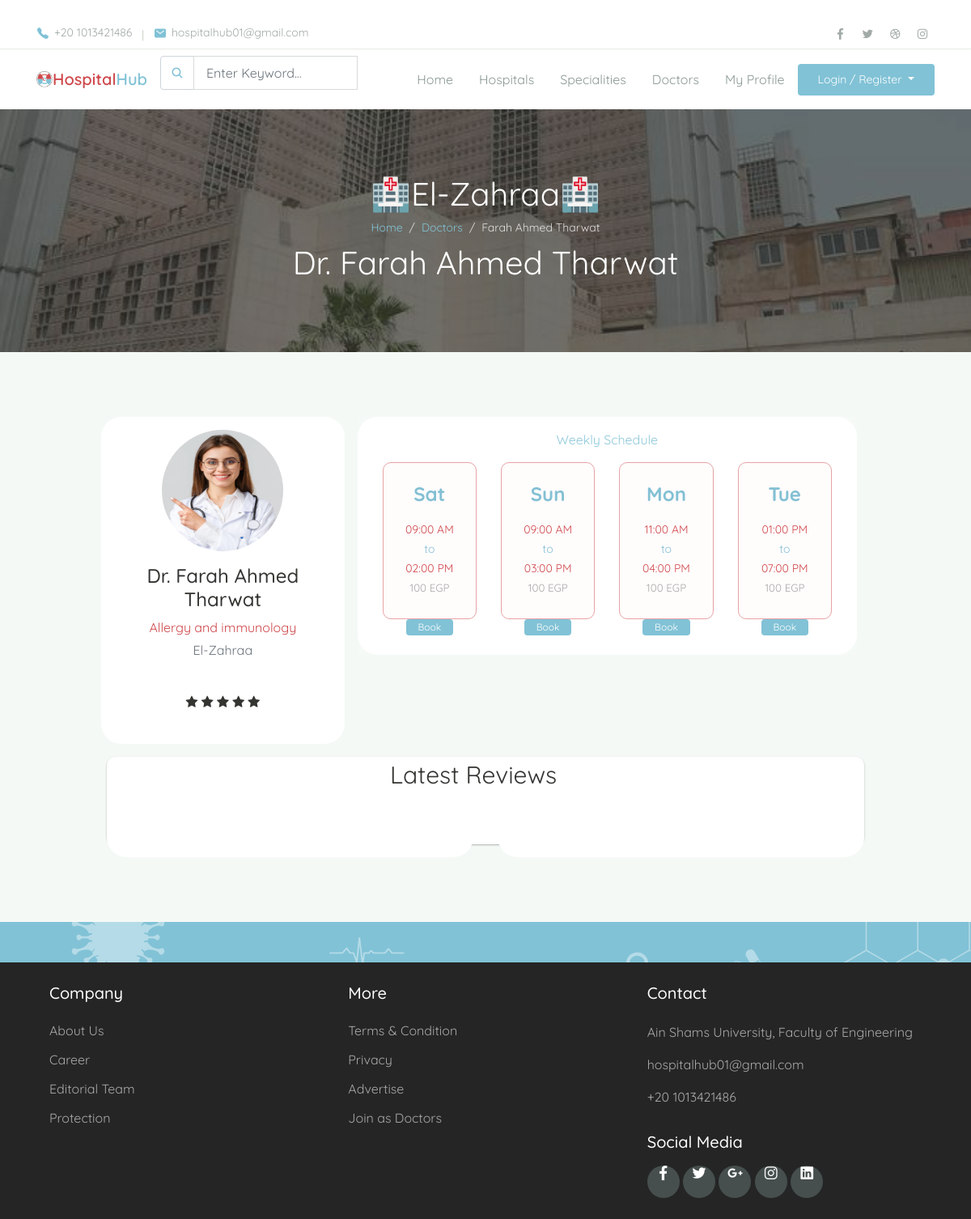
The page /h/patient/book_appointment/Farah Tharwat on the database its author committed.
### hospital_hub/models.py (models this page shows, shortened)
class Hospital(models.Model):
    name = models.CharField(max_length=100)
    city = models.ForeignKey(City, on_delete=models.PROTECT, null=True)
    specialities = models.ManyToManyField(Speciality, blank=True, null=True)
    image = models.ImageField(
        upload_to="media/", null=True, default="media/no_hospital_img.png")
    def __str__(self):
        return self.name

class User(AbstractBaseUser):
    username = models.CharField(max_length=255, unique=True)
    email = models.EmailField(
        verbose_name='email address', max_length=255, unique=True)
    full_name = models.CharField(max_length=255, blank=True, null=True)
    phone_number = models.IntegerField()
    city = models.ForeignKey(City, on_delete=models.PROTECT, null=True)
    owner = models.BooleanField(default=False)  # can login
    admin = models.BooleanField(default=False)  # staff user non superuser
    doctor = models.BooleanField(default=False)  # superuser
    patient = models.BooleanField(default=False)  # superuser
    staff = models.BooleanField(default=False)  # necessary
    age   =models.IntegerField(null=True,blank=True)
    created_at = models.DateTimeField(auto_now_add=True,null=True,blank=True)
    image = models.ImageField(
        default="media/no_profile_img.png", upload_to="media/")
    USERNAME_FIELD = 'username'  # username
    EMAIL_FIELD = 'email'  # Email
    REQUIRED_FIELDS = ['email', 'full_name', 'phone_number']
    objects = UserManager()

class Doctor(models.Model):
    my_account = models.ForeignKey(
        User, on_delete=models.CASCADE, related_name="my_doctor")
    is_employed = models.BooleanField(default=False)
    speciality = models.ForeignKey(
        Speciality, on_delete=models.CASCADE, related_name="doctors")
    hospital = models.ForeignKey(
        Hospital, on_delete=models.SET_NULL, related_name="my_doctors", null=True, blank=True)
    is_notified = models.BooleanField(default=False);

class Speciality(models.Model):
    name = models.CharField(max_length=100, unique=True)
    image = models.ImageField(upload_to="media/", null=True, default=None)
    def __str__(self):
        return self.name

class Schedule(models.Model):
    day = models.CharField(max_length=50)
    doctor = models.ForeignKey(
        Doctor, on_delete=models.CASCADE, related_name="dailyschedule")
    start_time = models.TimeField()
    end_time = models.TimeField()
    price = models.IntegerField()
    patient_count = models.IntegerField()

### hospital_hub/views.py (the view, shortened to what this page needs)
    def ViewDoctorProfile(request, doctor_name):
        doc_account = User.objects.filter(username=doctor_name, doctor=True)
        if doc_account.count() == 1:
            doctor = doc_account.first().my_doctor.first()
            hospital = doctor.hospital
            reviews = doctor .my_reviews.all()
            schedules = doctor .dailyschedule.all()
            schedule_abbreviation_days = []
            patient_account = User.objects.filter(
                username=request.user.username, patient=True).first()
            total_reviews = 0
            reviews_left = []
            reviews_right = []
            if reviews.count():
                total_reviews = int(total_reviews/reviews.count())
            days = ['Monday', 'Tuesday', 'Wednesday',
                    'Thursday', 'Friday', 'Saturday', 'Sunday']
            for schedule in schedules:
                nextday = next_weekday(
                    datetime.datetime.today(), days.index(schedule.day))
                next_month_dates_waiting = []
                patients_ahead = AppointmentModel.objects.filter(
                    doctor=doctor, appt_date=nextday.date()).count()
                next_month_dates_waiting.append([nextday, patients_ahead])
                for j in range(3):
                    nextday = nextday + datetime.timedelta(7)
                    patients_ahead = AppointmentModel.objects.filter(
                        doctor=doctor, appt_date=nextday.date()).count()
                    next_month_dates_waiting.append([nextday, patients_ahead])
                schedule_abbreviation_days.append(
                    [[schedule, schedule.day[0:3]], next_month_dates_waiting])
            return render(request, "hospital_hub/Patient/book_appointment.html", {
                "doctor": doctor,
                "account": doc_account.first(),
                "hospital": hospital,
                "schedules": schedule_abbreviation_days,
                "reviews": reviews,
                "reviews_left": reviews_left,
                "reviews_right": reviews_right,
                "total_reviews": total_reviews,
            })
        else:
            specialities = Speciality.objects.all()
            return render(request, "hospital_hub/Patient/view_specialities.html", {
                "message": "No doctor by this name exitsts in your hospital.",
                "specialities": specialities,
            })

### hospital_hub/templates/hospital_hub/Patient/book_appointment.html (shortened to what this page needs)
﻿{%extends 'hospital_hub/Patient/patient_layout.html'%}
{%load static%}
{%block body%}
<link rel="stylesheet" href="https://cdnjs.cloudflare.com/ajax/libs/font-awesome/4.7.0/css/font-awesome.min.css">
<div class="page-banner overlay-dark bg-image" style="background-image: url(../../../static/hospital_hub/assets/img/bg_image_1.jpg);">
    <div class="banner-section">
        <div class="container text-center wow fadeInUp">
            <h1 class="font-weight-normal">🏥{{hospital.name}}🏥</h1>
            <nav aria-label="Breadcrumb">
                <ol class="breadcrumb breadcrumb-dark bg-transparent justify-content-center py-0 mb-2">
                    <li class="breadcrumb-item">
                        <a href="{%url 'patient_home'%}">Home</a>
                    </li>
                    <li class="breadcrumb-item active" aria-current="page">
                        <a href="{%url 'patient_view_doctors'%}"> Doctors </a>
                    </li>
                    <li class="breadcrumb-item active" aria-current="page"> {{account.full_name}} </li>
                </ol>
            </nav>
            <h1 class="font-weight-normal">Dr. {{account.full_name}} </h1>
        </div>
    </div>
</div>
<div class="page-section bg-light">
    <div class="container">
        <div class="row justify-content-center">
            <div class="col-lg-10">
                <div class="row">
                    <div class="row gutters-sm" style="width:100%">
                        <div class="col-md-4 mb-3">
                            <div class="card ">
                                <div class="card-body">
                                    <div class="d-flex flex-column align-items-center text-center">
                                        <img src="{{account.image.url}}" alt="Profile Picture" class="rounded-circle" width="150" height="150">
                                        <div class="mt-3">
                                            <h4 style="font-size:auto;">Dr. {{account.full_name}}</h4>
                                            <p class="text-secondary mb-1">{{doctor.speciality}}</p>
                                            <p class="text-muted font-size-sm">{{hospital}}</p>
                                            <br>
                                            <div class="row align-items-center" style="margin:auto; display:block;">
                                                {% for i in '01234'|make_list %}
                                                {%if forloop.counter <= total_reviews%}
                                                <span class="fa fa-star checked"></span>
                                                {%else%}
                                                <span class="fa fa-star "></span>
                                                {%endif%}
                                                {% endfor %}
                                            </div>
                                            <br>
                                        </div>
                                    </div>
                                </div>
                            </div>
                        </div>
                        <div class="col-md-8 ">
                            <div class="card mb-3">
                                <div class="card2-body test">
                                    <section id="working-time" class="working-time" style="align-content:center">
                                        <div>
                                            <p class="text-primary">Weekly Schedule</p>
                                        </div>
                                        <div class="container">
                                            <div class="row">
                                                {%for schedule_and_abbreviation, dates_and_corres_turn in schedules %}
                                                <div class="col-3 col-sm-3 col-md-3 col-lg-3 mb-2">
                                                    <div class="time-panel">
                                                        <h3>{{schedule_and_abbreviation.1}}</h3>
                                                        <ul class="list-unstyled mb-0">
                                                            <li style="color:#CF484C;">{{schedule_and_abbreviation.0.start_time|time:"h:i A"}}</li>
                                                            <li style="color:#81C2D6;">to</li>
                                                            <li style="color:#CF484C;">{{schedule_and_abbreviation.0.end_time|time:"h:i A"}}</li>
                                                            <li style="color:#AAAAAA; font-size:smaller">{{schedule_and_abbreviation.0.price}} EGP </li>
                                                        </ul>
                                                    </div>
                                                    <button type="button" class="btn btn-primary" data-toggle="modal"
                                                            data-target="#edit_{{schedule_and_abbreviation.0.day}}" style="width:50%;
                                        font-size:12px; padding:0px 0px;">
                                                        Book
                                                    </button>
                                                </div>
                                                {% empty %}
                                                <div>
                                                    <div class="col-sm-12" style="text-align:center;">
                                                        No schedule set.
                                                    </div>
                                                </div>
                                                {%endfor%}
                                            </div>
                                        </div>
                                    </section>
                                </div>
                            </div>
                        </div>
                    </div>
                </div>
                        <div class="row gutters-sm mb-3" style="background:white;  box-shadow: 0 1px 3px 0 rgba(0,0,0,.1), 0 1px 2px 0 rgba(0,0,0,.2); border-radius:10px;">
                            <div class="row" style="width:100%; text-align:center; font-size:30px;"> <div class="col-12">Latest Reviews </div> </div>
                            <div class="row">
                                <div class="col-6" style="padding:0px;">
                                    <div class="col-12 mb-3">
                                        <div class="card h-100">
                                            <div class="card-body" style="width:100%;">
                                            </div>
                                        </div>
                                    </div>
                                </div>
                                <div class="col-6" style="padding:0px;width:900px">
                                    <div class="col-12 mb-3">
                                        <div class="card h-100">
                                            <div class="card-body" style="width:100%;">
                                            </div>
                                        </div>
                                    </div>
                                </div>
                            </div>
                        </div>
                    </div>
                </div>
            </div>
        </div>
   <link rel="stylesheet" href="{%static 'hospital_hub/assets/css/doctor_profile.css'%}"/>
{%endblock%}

### rows shown on the page
Hospital: name "El-Zahraa"
User: full_name "Farah Ahmed Tharwat", image (picture)
Doctor: speciality "Allergy and immunology"
Schedule: schedule_and_abbreviation "Sat", start_time "09:00 AM", end_time "02:00 PM", price "100"
Schedule: schedule_and_abbreviation "Sun", start_time "09:00 AM", end_time "03:00 PM", price "100"
Schedule: schedule_and_abbreviation "Mon", start_time "11:00 AM", end_time "04:00 PM", price "100"
Schedule: schedule_and_abbreviation "Tue", start_time "01:00 PM", end_time "07:00 PM", price "100"
